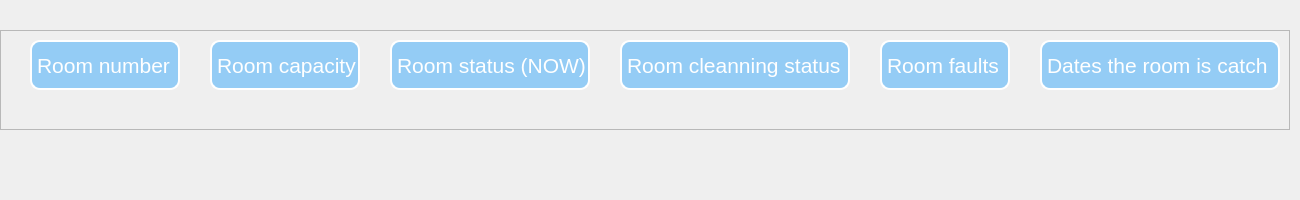
<?xml version="1.0" encoding="UTF-8"?>
<ui version="4.0">
 <class>Form</class>
 <widget class="QWidget" name="Form">
  <property name="geometry">
   <rect>
    <x>0</x>
    <y>0</y>
    <width>1300</width>
    <height>200</height>
   </rect>
  </property>
  <property name="windowTitle">
   <string>Form</string>
  </property>
  <widget class="QFrame" name="frame_titles">
   <property name="enabled">
    <bool>true</bool>
   </property>
   <property name="geometry">
    <rect>
     <x>0</x>
     <y>30</y>
     <width>1290</width>
     <height>100</height>
    </rect>
   </property>
   <property name="sizePolicy">
    <sizepolicy hsizetype="Fixed" vsizetype="Fixed">
     <horstretch>0</horstretch>
     <verstretch>0</verstretch>
    </sizepolicy>
   </property>
   <property name="frameShape">
    <enum>QFrame::StyledPanel</enum>
   </property>
   <property name="frameShadow">
    <enum>QFrame::Raised</enum>
   </property>
   <widget class="QLabel" name="number_title">
    <property name="geometry">
     <rect>
      <x>30</x>
      <y>10</y>
      <width>150</width>
      <height>50</height>
     </rect>
    </property>
    <property name="styleSheet">
     <string notr="true">border-radius:15px;
font-size:21px;
background-color:rgba(13, 153, 255,0.4);
color: rgb(255, 255, 255);

border:2px solid  rgb(255, 255, 255);
border-radius:10px;</string>
    </property>
    <property name="text">
     <string>Room number</string>
    </property>
   </widget>
   <widget class="QLabel" name="capacity_title">
    <property name="geometry">
     <rect>
      <x>210</x>
      <y>10</y>
      <width>150</width>
      <height>50</height>
     </rect>
    </property>
    <property name="styleSheet">
     <string notr="true">border-radius:15px;
font-size:21px;
background-color:rgba(13, 153, 255,0.4);
color: rgb(255, 255, 255);

border:2px solid  rgb(255, 255, 255);
border-radius:10px;</string>
    </property>
    <property name="text">
     <string>Room capacity</string>
    </property>
   </widget>
   <widget class="QLabel" name="now_status_title">
    <property name="geometry">
     <rect>
      <x>390</x>
      <y>10</y>
      <width>200</width>
      <height>50</height>
     </rect>
    </property>
    <property name="styleSheet">
     <string notr="true">border-radius:15px;
font-size:21px;
background-color:rgba(13, 153, 255,0.4);
color: rgb(255, 255, 255);

border:2px solid  rgb(255, 255, 255);
border-radius:10px;</string>
    </property>
    <property name="text">
     <string>Room status (NOW)</string>
    </property>
   </widget>
   <widget class="QLabel" name="cleanning_status_title">
    <property name="geometry">
     <rect>
      <x>620</x>
      <y>10</y>
      <width>230</width>
      <height>50</height>
     </rect>
    </property>
    <property name="styleSheet">
     <string notr="true">border-radius:15px;
font-size:21px;
background-color:rgba(13, 153, 255,0.4);
color: rgb(255, 255, 255);

border:2px solid  rgb(255, 255, 255);
border-radius:10px;</string>
    </property>
    <property name="text">
     <string>Room cleanning status</string>
    </property>
   </widget>
   <widget class="QLabel" name="faults_title">
    <property name="geometry">
     <rect>
      <x>880</x>
      <y>10</y>
      <width>130</width>
      <height>50</height>
     </rect>
    </property>
    <property name="styleSheet">
     <string notr="true">border-radius:15px;
font-size:21px;
background-color:rgba(13, 153, 255,0.4);
color: rgb(255, 255, 255);

border:2px solid  rgb(255, 255, 255);
border-radius:10px;</string>
    </property>
    <property name="text">
     <string>Room faults</string>
    </property>
   </widget>
   <widget class="QLabel" name="dates_catch_title">
    <property name="geometry">
     <rect>
      <x>1040</x>
      <y>10</y>
      <width>240</width>
      <height>50</height>
     </rect>
    </property>
    <property name="styleSheet">
     <string notr="true">border-radius:15px;
font-size:21px;
background-color:rgba(13, 153, 255,0.4);
color: rgb(255, 255, 255);

border:2px solid  rgb(255, 255, 255);
border-radius:10px;</string>
    </property>
    <property name="text">
     <string>Dates the room is catch</string>
    </property>
   </widget>
  </widget>
 </widget>
 <resources/>
 <connections/>
</ui>
